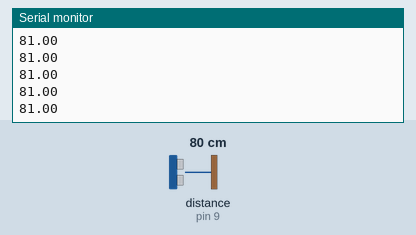
Bench run of a sketch on a simulated Arduino Uno, built with avr-gcc and run on an emulated ATmega328P. Shown: the last lines printed to the serial monitor. Inputs (shaded band) come from the test bench; at power-on: distance to the obstacle (sensor on pin 9) 80 cm. The echo pulse lasts 58.3 µs per cm.

Above: at 1.2 s.
1.3 s: distance to the obstacle (sensor on pin 9) set to 2 cm
At 1.35 s:
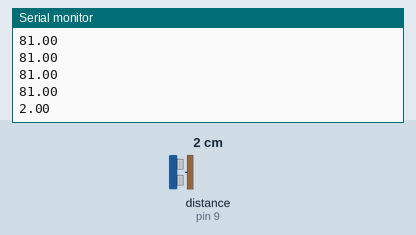
2.8 s: distance to the obstacle (sensor on pin 9) set to 4 cm
At 2.84 s:
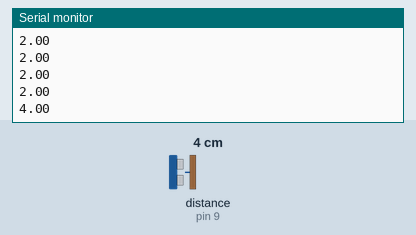
Timing chart, 0 to 5.8 s (numbered marks = the images above; inputs shaded):
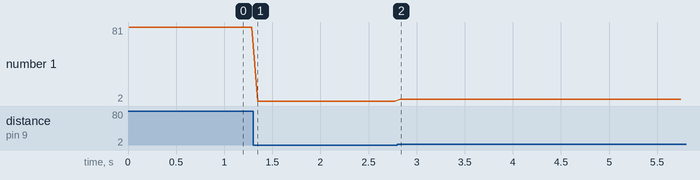

The sketch:

sonar.ino
```cpp
#include <NewPing.h>
const int trig = 8;
const int echo = 9;
long int lecture_echo = 0;
float distance = 0;
NewPing sonar(8,9);


void setup() {
   Serial.begin(9600);
   pinMode(trig,OUTPUT);
   pinMode(echo,INPUT);
}

void loop() {
   digitalWrite(trig,HIGH);
   delayMicroseconds(60);
   digitalWrite(trig,LOW);
   lecture_echo=pulseIn(echo,HIGH);
   distance = sonar.ping_cm();
     Serial.println(distance);
     delay(60);
}
```

Measured:
- after the input at 1.3 s, the serial monitor: prints a new line after 0.05 s (image 1)
- after the input at 2.8 s, the serial monitor: prints a new line at once (image 2)
- plotted number 1: 81 → 2 after the input at 1.3 s, 2 → 4 after the input at 2.8 s
